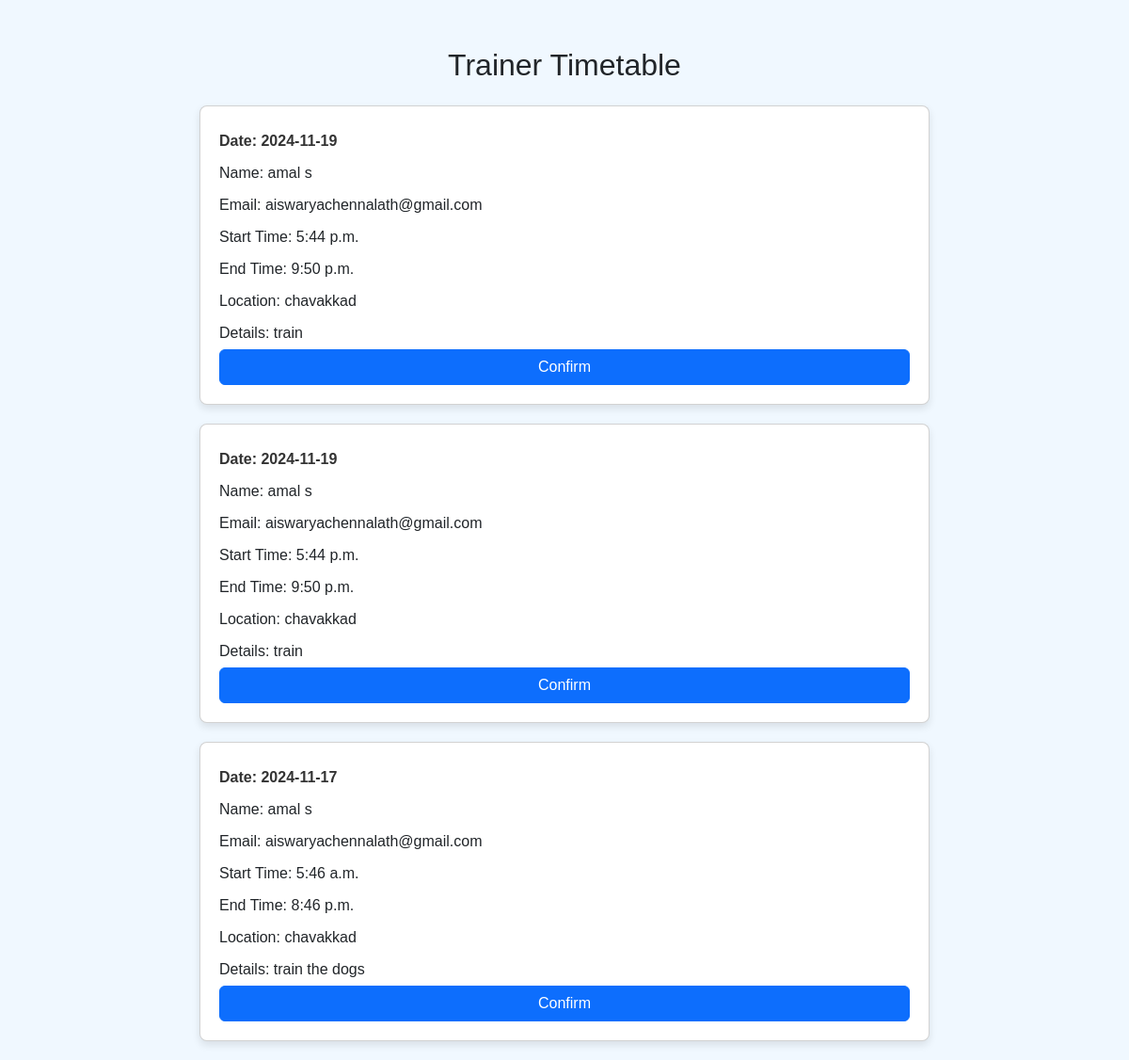
Screenshot of /list_work/ (signed in) with the database file from the repository.
### shop/models.py (models this page shows, shortened)
class Timetable(models.Model):
    trainer = models.ForeignKey(trainer_reg, on_delete=models.CASCADE, related_name="timetable")
    muncipality_name = models.CharField(max_length=100)
    date = models.CharField(max_length=100)
    start_time = models.TimeField()
    end_time = models.TimeField()
    location = models.CharField(max_length=200)
    details = models.TextField(null=True, blank=True)

class trainer_reg(models.Model):
    muncipality = models.ForeignKey(Muncipality, on_delete=models.CASCADE, related_name="trainer_reg")
    Name = models.CharField(max_length=20)
    place = models.CharField(max_length=100,blank=True, null=True)
    address = models.CharField(max_length=200, default='no address provide')
    email = models.CharField(max_length=100)
    certificate = models.FileField(upload_to='certificate/')
    phno = models.IntegerField()
    gender = models.CharField(max_length=10)
    password = models.CharField(max_length=100)
    confirm_password = models.CharField(max_length=100, blank=True, null=True)
    image = models.ImageField(upload_to='profile_images/', blank=True, null=True)

### shop/views.py (the view)
# urls.py: path('list_work/', views.list_work, name='list_work'),
def list_work(request):
    muncipality_name =  request.session.get('username')
    if muncipality_name:
        t = Timetable.objects.select_related('trainer').filter(muncipality_name=muncipality_name)
        return render(request, 'list_work.html', {'w': t})
    return render(request, 'list_work.html', {'w': t})

### shop/templates/list_work.html (shortened to what this page needs)
<!DOCTYPE html>
<html lang="en">
<head>
    <link href="https://cdn.jsdelivr.net/npm/bootstrap@5.3.0/dist/css/bootstrap.min.css" rel="stylesheet">
</head>
<body>
    <div class="container">
        <h2 class="text-center mb-4">Trainer Timetable</h2>
        {% for i in w %}
            <div class="card">
                <p class="card-title">Date: {{ i.date }}</p>
                <p>Name: {{ i.trainer.Name }}</p>
                <p>Email: {{ i.trainer.email }}</p>
                <p>Start Time: {{ i.start_time }}</p>
                <p>End Time: {{ i.end_time }}</p>
                <p>Location: {{ i.location }}</p>
                <p>Details: {{ i.details }}</p>
                <a href="/confirmwork/{{i.id}}" class="btn btn-primary">Confirm</a>
            </div>
        {% empty %}
            <p class="empty-message">No timetable available.</p>
        {% endfor %}
    </div>
</body>
</html>

### shop/templates/list_work.html (style rules this page uses)
body { background-color: #f0f8ff; font-family: Arial, sans-serif; }
.container { margin-top: 50px; max-width: 800px; }
.card { background-color: #ffffff; padding: 20px; margin-bottom: 20px; border-radius: 8px; box-shadow: 0 4px 8px rgba(0, 0, 0, 0.1); transition: transform 0.3s ease; }
.card p { margin: 5px 0; font-size: 16px; }
.card-title { font-size: 18px; font-weight: bold; color: #333; }

### rows the page displays
Timetable: date "2024-11-19", trainer.Name "amal s", trainer.email "aiswaryachennalath@gmail.com", start_time "5:44 p.m.", end_time "9:50 p.m.", location "chavakkad", details "train"
Timetable: date "2024-11-19", trainer.Name "amal s", trainer.email "aiswaryachennalath@gmail.com", start_time "5:44 p.m.", end_time "9:50 p.m.", location "chavakkad", details "train"
Timetable: date "2024-11-17", trainer.Name "amal s", trainer.email "aiswaryachennalath@gmail.com", start_time "5:46 a.m.", end_time "8:46 p.m.", location "chavakkad", details "train the dogs"
